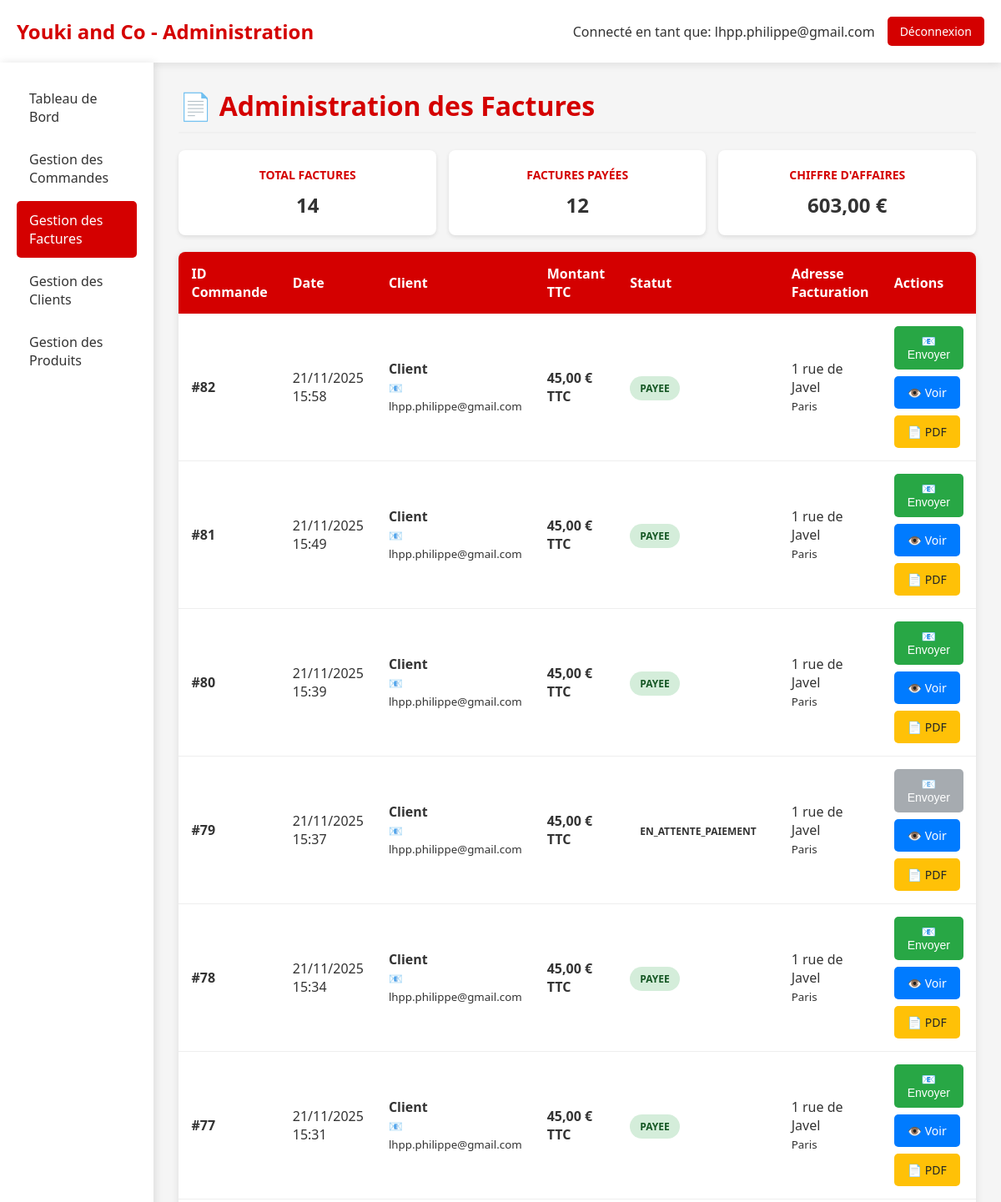
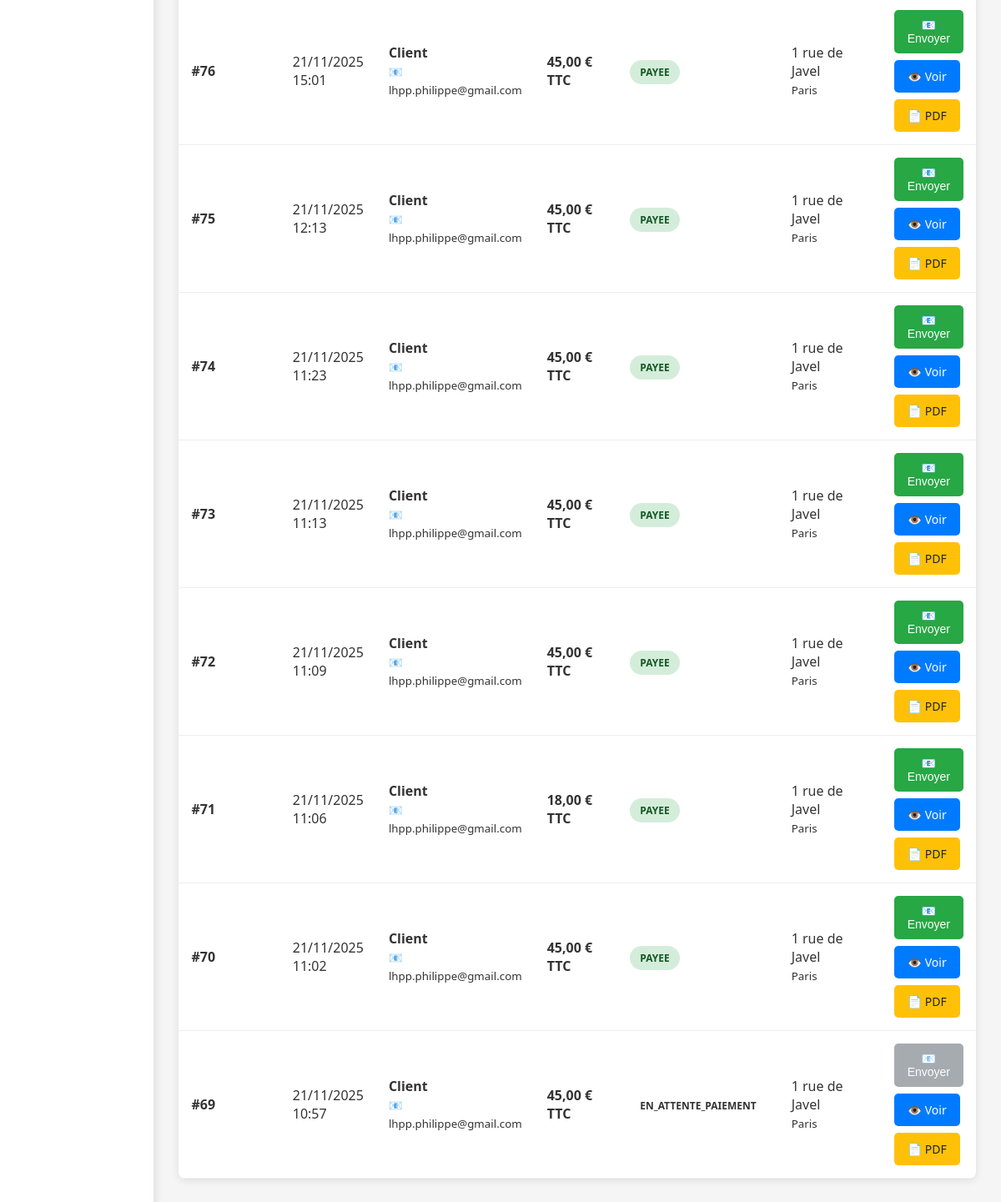
/admin_factures.php (signed in), run on an earlier commit of the app's database (2 pictures, top to bottom).
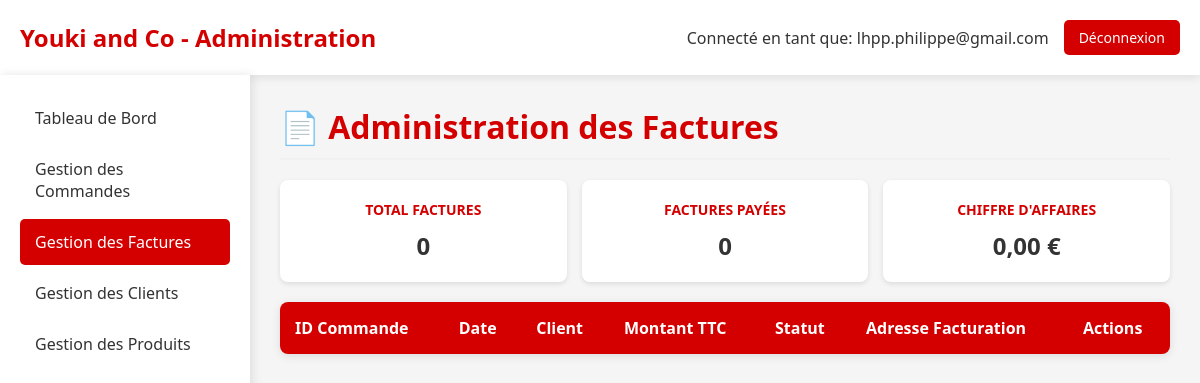
And on a later commit of the database.
### tables this page shows
CREATE TABLE `Commande` (
  `idCommande` bigint NOT NULL,
  `idClient` bigint NOT NULL,
  `idAdresseLivraison` bigint NOT NULL,
  `idAdresseFacturation` bigint DEFAULT NULL,
  `dateCommande` datetime NOT NULL,
  `modeReglement` varchar(200) NOT NULL DEFAULT 'CB',
  `delaiLivraison` date NOT NULL,
  `fraisDePort` double NOT NULL,
  `montantTotal` double NOT NULL,
  `statut` varchar(20) NOT NULL DEFAULT 'en_attente',
  `statut_paiement` enum('en_attente','payee','echec','annulee','rembourse') DEFAULT 'en_attente',
  `idPaiement` int DEFAULT NULL
);

CREATE TABLE `Client` (
  `idClient` bigint NOT NULL,
  `email` varchar(50) NOT NULL,
  `motDePasse` varchar(1000) DEFAULT NULL,
  `nom` varchar(50) DEFAULT NULL,
  `prenom` varchar(50) DEFAULT NULL,
  `telephone` varchar(20) DEFAULT NULL,
  `email_confirme` tinyint(1) DEFAULT '0',
  `token_confirmation` varchar(64) DEFAULT NULL,
  `token_expires` datetime DEFAULT NULL,
  `type` enum('temporaire','permanent') DEFAULT 'temporaire',
  `date_creation` datetime DEFAULT CURRENT_TIMESTAMP,
  `session_id` varchar(128) DEFAULT NULL
);

CREATE TABLE `Adresse` (
  `idAdresse` bigint NOT NULL,
  `idClient` bigint NOT NULL,
  `nom` varchar(50) NOT NULL,
  `prenom` varchar(50) NOT NULL,
  `adresse` varchar(50) NOT NULL,
  `codePostal` varchar(50) NOT NULL,
  `ville` varchar(50) NOT NULL,
  `pays` varchar(50) NOT NULL,
  `telephone` varchar(50) NOT NULL,
  `instructions` varchar(255) DEFAULT NULL,
  `societe` varchar(50) DEFAULT NULL,
  `type` varchar(20) DEFAULT 'livraison',
  `dateCreation` datetime DEFAULT CURRENT_TIMESTAMP
);

### admin_factures.php (the view, shortened to what the changed rows need)
<?php
require_once 'config.php';
try {
    $pdo = new PDO("mysql:host=$host;dbname=$dbname;charset=utf8", $username, $password);
    $pdo->setAttribute(PDO::ATTR_ERRMODE, PDO::ERRMODE_EXCEPTION);
} catch (PDOException $e) {
    die("Erreur de connexion à la base de données: " . $e->getMessage());
}
$stmt = $pdo->prepare("
    SELECT
        c.idCommande,
        c.dateCommande,
        c.montantTotal,
        c.statut,
        cl.nom,
        cl.prenom,
        cl.email,
        a_fact.adresse as adresse_facturation,
        a_fact.ville as ville_facturation,
        a_liv.adresse as adresse_livraison,
        a_liv.ville as ville_livraison
    FROM Commande c
    JOIN Client cl ON c.idClient = cl.idClient
    JOIN Adresse a_fact ON c.idAdresseFacturation = a_fact.idAdresse
    JOIN Adresse a_liv ON c.idAdresseLivraison = a_liv.idAdresse
    ORDER BY c.dateCommande DESC
");
$stmt->execute();
$commandes = $stmt->fetchAll(PDO::FETCH_ASSOC);
?>
<!DOCTYPE html>
<html lang="fr">
<head>
</head>
<body>
    <div class="header">
        <div class="logo">
            <h1>Youki and Co - Administration</h1>
        </div>
    </div>
    <div class="container">
        <div class="main-content">
            <h1 class="page-title">📄 Administration des Factures</h1>
            <div class="stats-grid">
                <div class="stat-card">
                    <h3>Total Factures</h3>
                    <div class="number"><?= count($commandes) ?></div>
                </div>
                <div class="stat-card">
                    <h3>Factures Payées</h3>
                    <div class="number">
                        <?= count(array_filter($commandes, function($cmd) { return $cmd['statut'] === 'payee'; })) ?>
                    </div>
                </div>
                <div class="stat-card">
                    <h3>Chiffre d'Affaires</h3>
                    <div class="number">
                        <?= number_format(array_sum(array_column($commandes, 'montantTotal')), 2, ',', ' ') ?> €
                    </div>
                </div>
            </div>
            <table class="table-commandes">
                <thead>
                    <tr>
                        <th>ID Commande</th>
                        <th>Date</th>
                        <th>Client</th>
                        <th>Montant TTC</th>
                        <th>Statut</th>
                        <th>Adresse Facturation</th>
                        <th>Actions</th>
                    </tr>
                </thead>
                <tbody>
                    <?php foreach ($commandes as $commande): ?>
                        <tr>
                            <td><strong>#<?= $commande['idCommande'] ?></strong></td>
                            <td><?= date('d/m/Y H:i', strtotime($commande['dateCommande'])) ?></td>
                            <td>
                                <strong><?= htmlspecialchars($commande['prenom']) ?> <?= htmlspecialchars($commande['nom']) ?></strong><br>
                                <small>📧 <?= htmlspecialchars($commande['email']) ?></small>
                            </td>
                            <td><strong><?= number_format($commande['montantTotal'], 2, ',', ' ') ?> € TTC</strong></td>
                            <td>
                                <span class="statut statut-<?= $commande['statut'] ?>">
                                    <?= $commande['statut'] ?>
                                </span>
                            </td>
                            <td>
                                <?= htmlspecialchars($commande['adresse_facturation']) ?><br>
                                <small><?= htmlspecialchars($commande['ville_facturation']) ?></small>
                            </td>
                            <td>
                                <div class="actions-cell">
                                    <?php if ($commande['statut'] === 'payee'): ?>
                                        <form method="POST" class="form-inline">
                                            <button type="submit" class="btn btn-success" onclick="return confirm('Envoyer la facture #<?= $commande['idCommande'] ?> à <?= htmlspecialchars($commande['email']) ?> ?')">
                                                📧 Envoyer
                                            </button>
                                        </form>
                                    <?php else: ?>
                                        <div class="tooltip">
                                            <button type="button" class="btn btn-disabled">
                                                📧 Envoyer
                                            </button>
                                        </div>
                                    <?php endif; ?>
                                    <a href="admin_factures.php?action=generer&id=<?= $commande['idCommande'] ?>" class="btn btn-primary" target="_blank">
                                        👁️ Voir
                                    </a>
                                    <a href="generer_facture.php?id=<?= $commande['idCommande'] ?>" class="btn btn-warning" target="_blank">
                                        📄 PDF
                                    </a>
                                </div>
                            </td>
                        </tr>
                    <?php endforeach; ?>
                </tbody>
            </table>
        </div>
    </div>
</body>
</html>

What changed in the data, as far as the page shows it:
removed commande: idCommande "82", dateCommande "21/11/2025 15:58", idClient.nom "Client", idClient.email "lhpp.philippe@gmail.com", montantTotal "45,00", statut "PAYEE", idAdresseLivraison.adresse "1 rue de Javel", idAdresseLivraison.ville "Paris"
removed commande: idCommande "81", dateCommande "21/11/2025 15:49", idClient.nom "Client", idClient.email "lhpp.philippe@gmail.com", montantTotal "45,00", statut "PAYEE", idAdresseLivraison.adresse "1 rue de Javel", idAdresseLivraison.ville "Paris"
removed commande: idCommande "80", dateCommande "21/11/2025 15:39", idClient.nom "Client", idClient.email "lhpp.philippe@gmail.com", montantTotal "45,00", statut "PAYEE", idAdresseLivraison.adresse "1 rue de Javel", idAdresseLivraison.ville "Paris"
removed commande: idCommande "79", dateCommande "21/11/2025 15:37", idClient.nom "Client", idClient.email "lhpp.philippe@gmail.com", montantTotal "45,00", statut "EN_ATTENTE_PAIEMENT", idAdresseLivraison.adresse "1 rue de Javel", idAdresseLivraison.ville "Paris", shows "📧 Envoyer"
removed commande: idCommande "78", dateCommande "21/11/2025 15:34", idClient.nom "Client", idClient.email "lhpp.philippe@gmail.com", montantTotal "45,00", statut "PAYEE", idAdresseLivraison.adresse "1 rue de Javel", idAdresseLivraison.ville "Paris"
removed commande: idCommande "77", dateCommande "21/11/2025 15:31", idClient.nom "Client", idClient.email "lhpp.philippe@gmail.com", montantTotal "45,00", statut "PAYEE", idAdresseLivraison.adresse "1 rue de Javel", idAdresseLivraison.ville "Paris"
removed commande: idCommande "76", dateCommande "21/11/2025 15:01", idClient.nom "Client", idClient.email "lhpp.philippe@gmail.com", montantTotal "45,00", statut "PAYEE", idAdresseLivraison.adresse "1 rue de Javel", idAdresseLivraison.ville "Paris"
removed commande: idCommande "75", dateCommande "21/11/2025 12:13", idClient.nom "Client", idClient.email "lhpp.philippe@gmail.com", montantTotal "45,00", statut "PAYEE", idAdresseLivraison.adresse "1 rue de Javel", idAdresseLivraison.ville "Paris"
removed commande: idCommande "74", dateCommande "21/11/2025 11:23", idClient.nom "Client", idClient.email "lhpp.philippe@gmail.com", montantTotal "45,00", statut "PAYEE", idAdresseLivraison.adresse "1 rue de Javel", idAdresseLivraison.ville "Paris"
removed commande: idCommande "73", dateCommande "21/11/2025 11:13", idClient.nom "Client", idClient.email "lhpp.philippe@gmail.com", montantTotal "45,00", statut "PAYEE", idAdresseLivraison.adresse "1 rue de Javel", idAdresseLivraison.ville "Paris"
removed commande: idCommande "72", dateCommande "21/11/2025 11:09", idClient.nom "Client", idClient.email "lhpp.philippe@gmail.com", montantTotal "45,00", statut "PAYEE", idAdresseLivraison.adresse "1 rue de Javel", idAdresseLivraison.ville "Paris"
removed commande: idCommande "71", dateCommande "21/11/2025 11:06", idClient.nom "Client", idClient.email "lhpp.philippe@gmail.com", montantTotal "18,00", statut "PAYEE", idAdresseLivraison.adresse "1 rue de Javel", idAdresseLivraison.ville "Paris"
removed commande: idCommande "70", dateCommande "21/11/2025 11:02", idClient.nom "Client", idClient.email "lhpp.philippe@gmail.com", montantTotal "45,00", statut "PAYEE", idAdresseLivraison.adresse "1 rue de Javel", idAdresseLivraison.ville "Paris"
removed commande: idCommande "69", dateCommande "21/11/2025 10:57", idClient.nom "Client", idClient.email "lhpp.philippe@gmail.com", montantTotal "45,00", statut "EN_ATTENTE_PAIEMENT", idAdresseLivraison.adresse "1 rue de Javel", idAdresseLivraison.ville "Paris", shows "📧 Envoyer"
Also different on the page:
count($commandes): "14" → "0"
array_sum(array_column($commandes, 'montantTotal')): "603,00" → "0,00"
text no longer shown: "12"
text now shown: "0"
